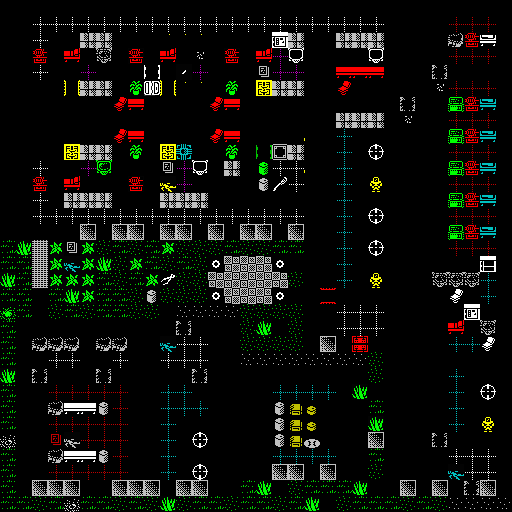

A 2D game scene composited from a Tiled map and its tileset images. What follows is a short description and the map's XML, with every tile layer's data as written:
An orthogonal 32x32 tile map with 16x16 px tiles, 1 tile layer (Tile Layer 1).

<map version="1.4" tiledversion="1.4.3" orientation="orthogonal" renderorder="right-down" width="32" height="32" tilewidth="16" tileheight="16" infinite="0" nextlayerid="4" nextobjectid="1">
 <tileset firstgid="1" source="tiles_many.tsx" />
 <layer id="1" name="Tile Layer 1" width="32" height="32">
  <data encoding="csv">
156,171,157,157,157,157,157,157,157,157,157,157,157,157,157,157,157,157,157,157,157,157,157,157,189,171,189,171,157,157,157,158,
172,54,55,55,55,55,55,55,55,55,55,55,55,55,55,55,55,55,55,55,55,55,55,55,94,54,172,75,59,59,59,172,
172,54,55,87,89,7,7,91,54,112,79,79,79,80,54,87,89,86,7,121,89,7,7,7,158,54,172,75,72,57,83,172,
172,54,57,103,20,9,37,107,57,96,20,9,51,96,57,103,20,4,21,107,23,24,68,21,172,54,172,75,59,59,59,172,
172,54,55,103,9,4,68,90,89,125,9,53,4,112,89,122,105,4,4,107,23,36,36,36,172,54,156,73,169,170,157,158,
172,54,54,90,35,7,7,123,25,124,35,79,79,128,25,120,3,7,7,122,23,52,68,68,172,54,172,51,59,59,59,172,
172,54,54,103,23,24,24,52,36,68,24,24,24,52,36,68,24,24,24,111,24,24,24,24,156,73,158,75,56,57,99,172,
172,54,54,103,23,24,24,24,24,24,24,24,24,24,24,24,24,24,24,90,89,7,7,7,158,51,141,75,59,59,59,172,
172,54,54,103,23,24,24,52,36,68,24,24,24,52,36,68,24,24,24,110,6,42,156,171,158,54,172,75,56,57,99,172,
172,54,54,90,3,7,7,91,25,87,3,40,78,91,25,87,109,44,7,122,6,42,94,191,172,54,172,75,59,59,59,172,
172,54,55,103,9,4,5,90,89,122,105,4,21,90,7,158,8,55,55,110,6,42,156,171,158,54,172,75,56,57,99,172,
172,54,57,103,20,9,68,107,57,103,11,4,68,107,54,172,30,62,55,172,6,42,94,129,172,54,172,75,59,59,59,172,
172,54,55,120,7,7,7,123,54,120,7,7,7,123,54,140,157,157,157,158,6,42,156,171,158,54,172,75,56,57,99,172,
172,54,55,55,55,55,55,55,55,55,55,55,55,55,55,55,55,55,55,172,6,42,94,191,172,54,172,75,59,59,59,172,
188,187,189,155,187,176,187,176,176,187,176,176,187,176,187,176,176,187,176,158,6,42,156,171,158,54,172,75,56,57,99,172,
33,65,45,49,105,49,18,33,18,33,49,18,18,18,33,18,18,33,33,172,6,42,94,191,172,54,172,75,59,59,59,172,
33,33,45,49,29,49,65,18,49,33,18,33,18,178,38,38,38,178,175,172,6,42,156,171,158,54,156,171,169,170,102,158,
65,33,45,49,49,49,33,18,33,49,61,18,18,38,38,38,38,38,18,172,6,42,94,129,172,54,172,37,37,37,42,172,
33,33,47,33,65,49,33,33,18,30,18,18,18,178,38,38,38,178,175,156,100,157,157,15,158,54,141,22,84,22,42,172,
97,33,47,18,33,18,33,33,18,18,113,81,81,81,81,18,18,18,18,172,54,55,55,55,172,54,172,6,157,86,157,158,
33,156,171,157,157,189,157,157,189,171,157,73,14,158,113,18,65,175,18,172,54,55,55,55,172,54,172,6,20,6,37,172,
33,172,72,72,72,172,72,72,172,54,29,55,55,172,113,18,18,18,18,188,176,187,101,15,158,54,172,6,42,42,84,172,
33,172,54,55,55,172,54,55,172,54,55,55,55,172,113,81,81,81,81,81,81,81,81,18,172,54,156,171,169,170,157,158,
65,172,73,171,157,157,73,171,189,171,169,170,73,158,175,156,171,157,92,157,16,158,175,18,172,54,141,22,42,156,171,158,
33,172,75,59,59,59,59,59,172,6,42,42,22,172,175,172,6,42,42,42,42,172,65,159,172,54,172,6,42,94,191,172,
33,172,75,72,82,82,30,59,172,6,42,42,42,172,159,172,6,30,74,115,6,172,159,33,172,54,172,6,42,156,171,158,
33,172,75,59,59,59,59,59,172,6,42,156,171,158,159,172,6,30,74,115,6,172,159,65,172,54,172,22,42,94,129,172,
66,172,75,106,28,59,59,59,172,6,42,94,191,172,175,172,6,30,74,31,6,156,155,176,158,54,156,73,171,14,157,158,
33,172,75,72,82,82,30,59,141,22,42,156,171,189,155,158,6,42,42,42,42,172,159,33,172,54,172,54,55,55,55,172,
33,172,75,59,59,59,59,59,172,6,42,94,191,172,159,188,187,176,176,187,176,190,159,18,172,54,172,54,29,55,55,172,
33,188,176,176,176,187,187,176,176,176,187,176,176,190,159,33,65,159,18,33,33,33,65,159,188,176,187,176,14,73,176,190,
33,33,18,33,66,33,33,18,33,18,65,18,33,33,18,33,33,18,33,65,159,18,33,33,33,18,33,18,81,81,81,81
</data>
 </layer>
</map>
